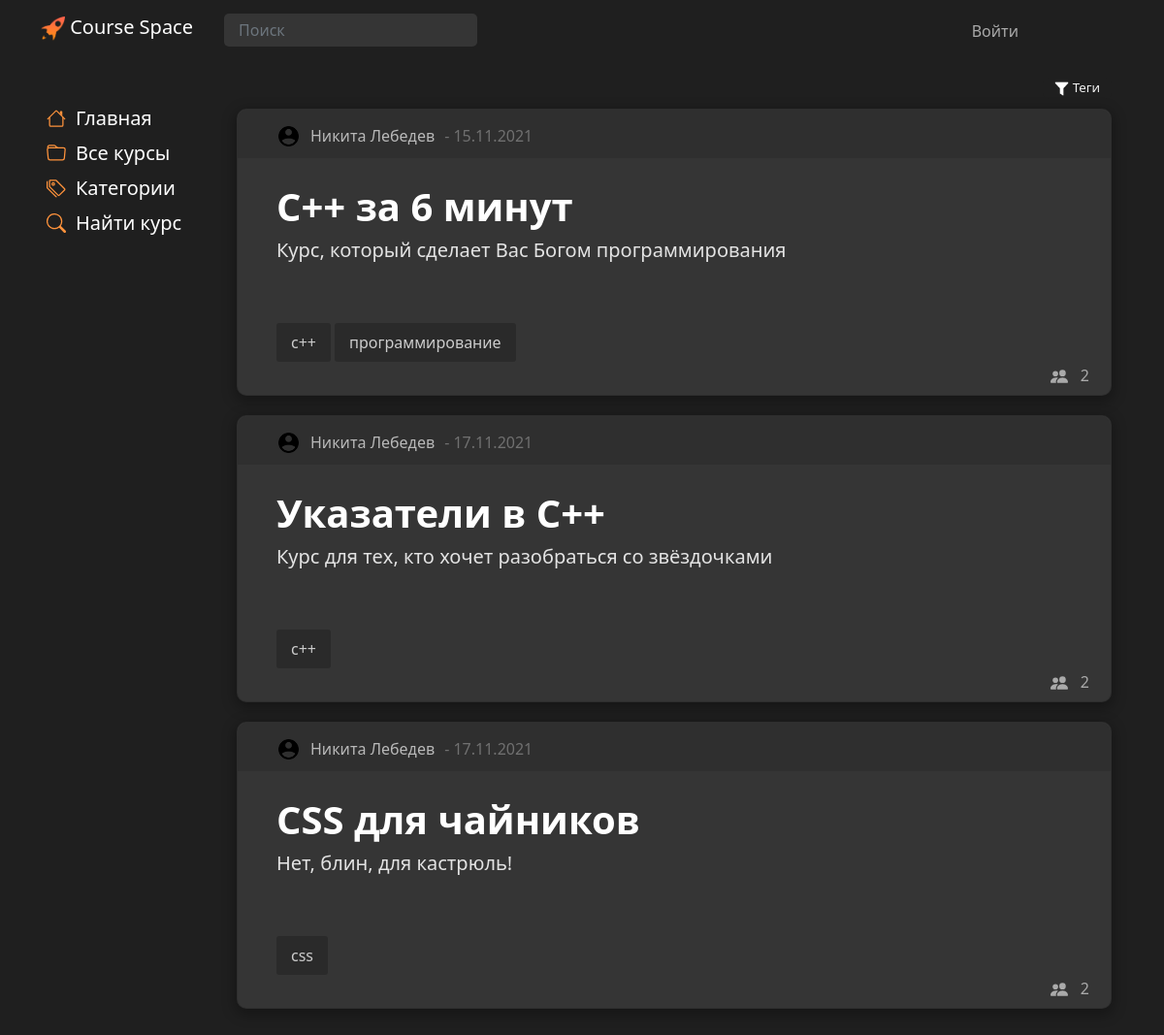
Screenshot of /main/category/1/ with the database file from the repository.
### main/models.py (models this page shows, shortened)
class Courses(models.Model):
    title = models.CharField('title', max_length=80, null=False)
    description = models.TextField('description')
    date = models.TextField('date')
    category = models.ForeignKey(Categories, models.DO_NOTHING, db_column='Category_id')  # Field name made lowercase.
    author = models.ForeignKey(Authors, models.DO_NOTHING, db_column='Author_id')  # Field name made lowercase.
    class Meta:
        db_table = 'Courses'

class Authors(models.Model):
    name = models.CharField('name', max_length=80, null=False)
    user = models.ForeignKey(settings.AUTH_USER_MODEL, models.DO_NOTHING, db_column='User_id')  # Field name made lowercase.
    class Meta:
        db_table = 'Authors'

class Profile(models.Model):
    user = models.OneToOneField(settings.AUTH_USER_MODEL, on_delete=models.CASCADE, null=True, )
    surname = models.CharField('surname', max_length=80, null=False)
    name = models.CharField('name', max_length=80, null=False)
    profile_pic = models.ImageField(null=True, blank=True, upload_to="images/profile/")
    birth_date = models.DateField(null=True, blank=True)
    class Meta:
        db_table = 'Profile'

class CoursesTags(models.Model):
    tag = models.ForeignKey('Tags', on_delete=models.CASCADE, db_column='Tag_id')  # Field name made lowercase.
    course = models.ForeignKey(Courses, on_delete=models.CASCADE, db_column='Course_id')  # Field name made lowercase.
    class Meta:
        db_table = 'Courses_Tags'

class Tags(models.Model):
    title = models.TextField('path')
    class Meta:
        db_table = 'Tags'
    def __str__(self):
        return self.title

### main/views.py (the view)
# urls.py: path('/category/<int:category_id>/', show_category, name='category'),
def show_category(request, category_id):
    course = Categories.objects.all()
    categories = Categories.objects.filter(id=category_id)
    all_categories = Categories.objects.all()
    courses = Courses.objects.filter(category_id=category_id)
    course_tags = CoursesTags.objects.all()
    course_users = CoursesUsers.objects.values('course_id').annotate(total=Count('id'))
    context = {
        'categories': all_categories,
        'course': course,
        'courses': courses,
        'title': categories[0],
        'category_selected': category_id,
        'tags': course_tags,
        'count_users': course_users,
    }
    return render(request, 'main/courses.html', context=context)

### main/models.py (called while the page is built)
    def __str__(self):
        return self.title

### main/templates/main/courses.html (shortened to what this page needs)
{% extends 'main/baselist.html' %}
{% block style %}
    {% load static %}
{% endblock %}

### main/templates/main/baselist.html (shortened to what this page needs)
{% extends 'main/base.html' %}
{% block style %}
    {% load static %}
{% endblock %}
{% block content %}
    {% block list %}
        <div class="container">
            <div class="row">
                <button class="tagsBth" onclick="toggleFilter(hidden_content_filter)">
                    <img src="{% static 'main/img/filter.png' %}" width="15">
                    Теги
                </button>
            </div>
            <div class="row">
                {% for el in courses%}
                            <div class="card block" id="{{ el.id }}">
                                <div class="cardHeader">
                                    <div class="author">
                                    {% if user.profile.profile_pic %}
                                      <img class="courseAuthorAvatarProfile" src="{{el.author.user.profile.profile_pic.url}}">
                                    {% else %}
                                      <img class="courseAuthorAvatarProfile" src="{% static 'main/img/user96.png' %}"><br><br>
                                    {% endif %}
                                    <div id="authorname">
                                         {{ el.author.user.profile.name }} {{ el.author.user.profile.surname }}
                                    </div>
                            </div>
                                    <div class="date"> - {{ el.date }}</div>
                                </div>
                            <div class="cardContainer"  onclick="window.location.href ='{% url 'course' el.pk %}'">
                                <div class="lable">
                                    <div class="text">
                                        <div class="title fs-1">{{ el.title }}</div>
                                    </div>
                                </div>
                                    <div class="desk fs-5">{{el.description|truncatewords:50}}</div>
                                <div class="tags"></br>
                                    {% for tag in tags %}
                                        {% if tag.course.pk == el.pk %}
                                        <div>
                                            {{ tag.tag }}
                                        </div>
                                        {% endif %}
                                    {% endfor %}
                                </div>
                            </div>
                            <div class="stat">
                                <div class="usercount">{% for c in count_users %}{% if c.course_id == el.pk %}{{ c.total }}{% endif %}{% endfor %}</div>
                            </div>
                        </div>
                {% endfor %}
            </div>
        </div>
    {% endblock %}
{% endblock %}

### main/static/main/css/design-tokens/colors.css (style rules this page uses)
:root { --black: rgb(31, 31, 31); --lblack: #353535; --llblack: #cbcbcb; --gray: #AAAAAA; --lgray: #D3D3D3; --white: #F0F0F0; --lwhite: #FAFAFA; --lred: #b41b1b; --llred: #b22d2d; --c1: #d5dafa; --c2: #d2e6fd; --c3: #d7fcd7; --c4: #f8fccc; --c5: #fde6cf; --c6: #fdcfcc; --c7: #fdcaf2; --c8: #d1d5f8; --c9: #1F1F1F; --ch1: #c6cdfa; --ch2: #bfdaf8; --ch3: #c3fac3; --ch4: #f1f7ae; --ch5: #fcdab9; --ch6: #f8b8b3; --ch7: #fcb0eb; --ch8: #b7bef8; --ch9: #1f1b1b; --tc1: #7d8df8; --tc2: #68adfc; --tc3: #76df76; --tc4: #c5d140; --tc5: #e2a669; --tc6: #da726a; --tc7: #d667be; --tc8: #646ec9; --tc9: #ffffff; }

### main/static/main/css/design-tokens/img.css (style rules this page uses)
.courseAuthorAvatarProfile { object-fit: cover; width: 25px; height: 25px; border-radius: 25px; border-width: 2px; border-color: var(--white); }

### main/static/main/css/design-tokens/MainBlock.css (style rules this page uses)
body { background-color: var(--black); margin-top: 80px; padding-bottom: 100px; }

### main/static/main/css/design-tokens/button.css (style rules this page uses)
button { background-color: var(--black); color: var(--white); font-size: 10pt; border-radius: 6px; text-align: center; border: none; transition: 0.3s; margin-top: 5px; -webkit-touch-callout: none; -webkit-user-select: none; -khtml-user-select: none; -moz-user-select: none; -ms-user-select: none; user-select: none; }
.tagsBth { width: fit-content; margin-right: 0; margin-left: auto; }

### main/static/main/css/design-tokens/card.css (style rules this page uses)
.block { background-color: var(--lblack); border-radius: 10px; margin-right: 10px; padding: 10px 40px; margin-bottom: 10px; width: 100%; -webkit-box-shadow: 0px 4px 14px 2px rgba(0, 0, 0, 0.3); -moz-box-shadow: 0px 4px 14px 2px rgba(0, 0, 0, 0.3); box-shadow: 0px 4px 14px 2px rgba(0, 0, 0, 0.3); }
.cardContainer { display: flex; flex-direction: column; cursor: pointer; }
.card { transition: 0.2s; padding: 20px 40px 30px 40px; margin: 10px 0; width: 100%; position: relative; }
.cardHeader { background-color: #2f2f2f; border-radius: 10px 10px 0 0; height: 50px; position: absolute; top:0; left: 0; padding-left: 40px; padding-top: 15px; color: white; width: 100%; }
.card .desk { color: #e3e3e3; }
.card .lable { display: flex; position: relative; margin-top: 50px; }
.card .title { font-weight: bold; color: #ffffff; }
.card .author { display: flex; color: #b9b9b9; padding: 0; margin-top: 0; }
.card .author #authorname { margin-left: 10px; }
.card .tags { margin-top: 60px; flex-wrap: wrap; justify-content: start; align-items: start; align-content: start; }
.tags > div { margin-bottom: 4px; margin-right: 4px; padding: 8px 15px; color:var(--gray); border-radius: 3px; display: inline; width: fit-content; }
.tags > div { background-color: #2a2a2a; color: #cccccc; }
.card .date { margin-left: 10px; display: flex; color: #707070; }
.card .stat { position: absolute; right: 10px; bottom: 5px; display: flex; flex: none; align-items: center; justify-content: flex-end; width: fit-content; padding: 3px 12px; }
.card .stat .usercount { padding-top: 2px; margin-left: 10px; }
svg { transition: 0.2s; }
.card div { display: flex; }

### main/static/main/css/design-tokens/MediaQueries.css (style rules this page uses)
@media screen and (min-width: 768px) { .card .lable { width: calc(100% - 210px); } }
@media screen and (min-width: 768px) { .card .desk { width: calc(100% - 210px); } }

### rows the page displays
Courses: author.user.profile.name "Никита", author.user.profile.surname "Лебедев", date "15.11.2021", title "C++ за 6 минут", description "Курс, который сделает Вас Богом программирования", total "2"
CoursesTags: tag "c++"
CoursesTags: tag "программирование"
Courses: author.user.profile.name "Никита", author.user.profile.surname "Лебедев", date "17.11.2021", title "Указатели в C++", description "Курс для тех, кто хочет разобраться со звёздочками", total "2"
CoursesTags: tag "c++"
Courses: author.user.profile.name "Никита", author.user.profile.surname "Лебедев", date "17.11.2021", title "CSS для чайников", description "Нет, блин, для кастрюль!", total "2"
CoursesTags: tag "css"
